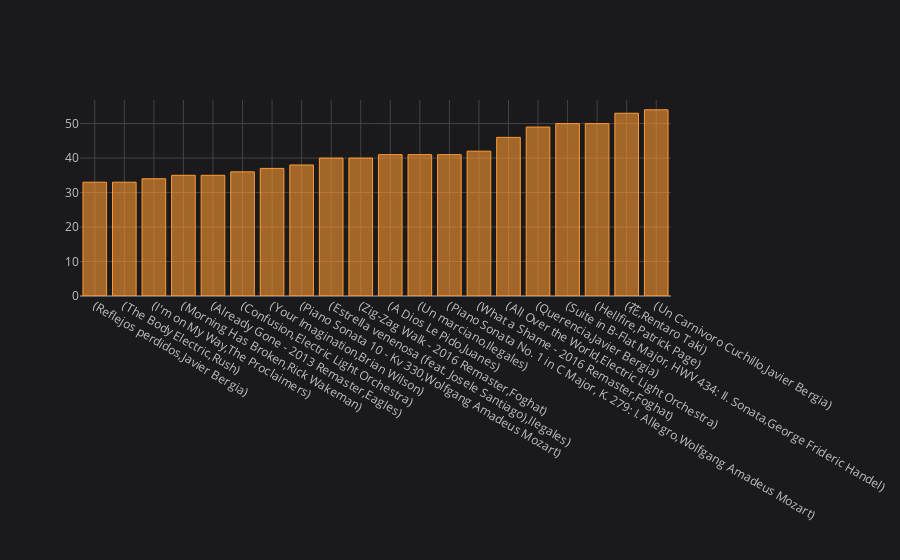

This figure's notebook cell:
### Code cell
top_cancion.iplot(kind='bar')

### Figure 1 — Plotly figure (JSON) as saved in the notebook; plotly's stock layout.template omitted (floating-point values rounded to 4 significant figures)
{"data": [{"marker": {"color": "rgba(255, 153, 51, 0.6)", "line": {"color": "rgba(255, 153, 51, 1.0)", "width": 1}}, "name": "Segundos", "orientation": "v", "text": "", "type": "bar", "x": ["(Reflejos perdidos,Javier Bergia)", "(The Body Electric,Rush)", "(I'm on My Way,The Proclaimers)", "(Morning Has Broken,Rick Wakeman)", "(Already Gone - 2013 Remaster,Eagles)", "(Confusion,Electric Light Orchestra)", "(Your Imagination,Brian Wilson)", "(Piano Sonata 10 - Kv 330,Wolfgang Amadeus Mozart)", "(Estrella venenosa (feat. Josele Santiago),Ilegales)", "(Zig-Zag Walk - 2016 Remaster,Foghat)", "(A Dios Le Pido,Juanes)", "(Un marciano,Ilegales)", "(Piano Sonata No. 1 in C Major, K. 279: I. Allegro,Wolfgang Amadeus Mozart)", "(What a Shame - 2016 Remaster,Foghat)", "(All Over the World,Electric Light Orchestra)", "(Querencia,Javier Bergia)", "(Suite in B-Flat Major, HWV 434: II. Sonata,George Frideric Handel)", "(Hellfire,Patrick Page)", "(花,Rentaro Taki)", "(Un Carnivoro Cuchillo,Javier Bergia)"], "y": [33, 33, 34, 35, 35, 36, 37, 38, 40, 40, 41, 41, 41, 42, 46, 49, 50, 50, 53, 54]}], "layout": {"legend": {"bgcolor": "#1A1A1C", "font": {"color": "#D9D9D9"}}, "paper_bgcolor": "#1A1A1C", "plot_bgcolor": "#1A1A1C", "title": {"font": {"color": "#D9D9D9"}}, "xaxis": {"gridcolor": "#434343", "showgrid": true, "tickfont": {"color": "#C2C2C2"}, "title": {"font": {"color": "#D9D9D9"}, "text": ""}, "zerolinecolor": "#666570"}, "yaxis": {"gridcolor": "#434343", "showgrid": true, "tickfont": {"color": "#C2C2C2"}, "title": {"font": {"color": "#D9D9D9"}, "text": ""}, "zerolinecolor": "#666570"}}}
